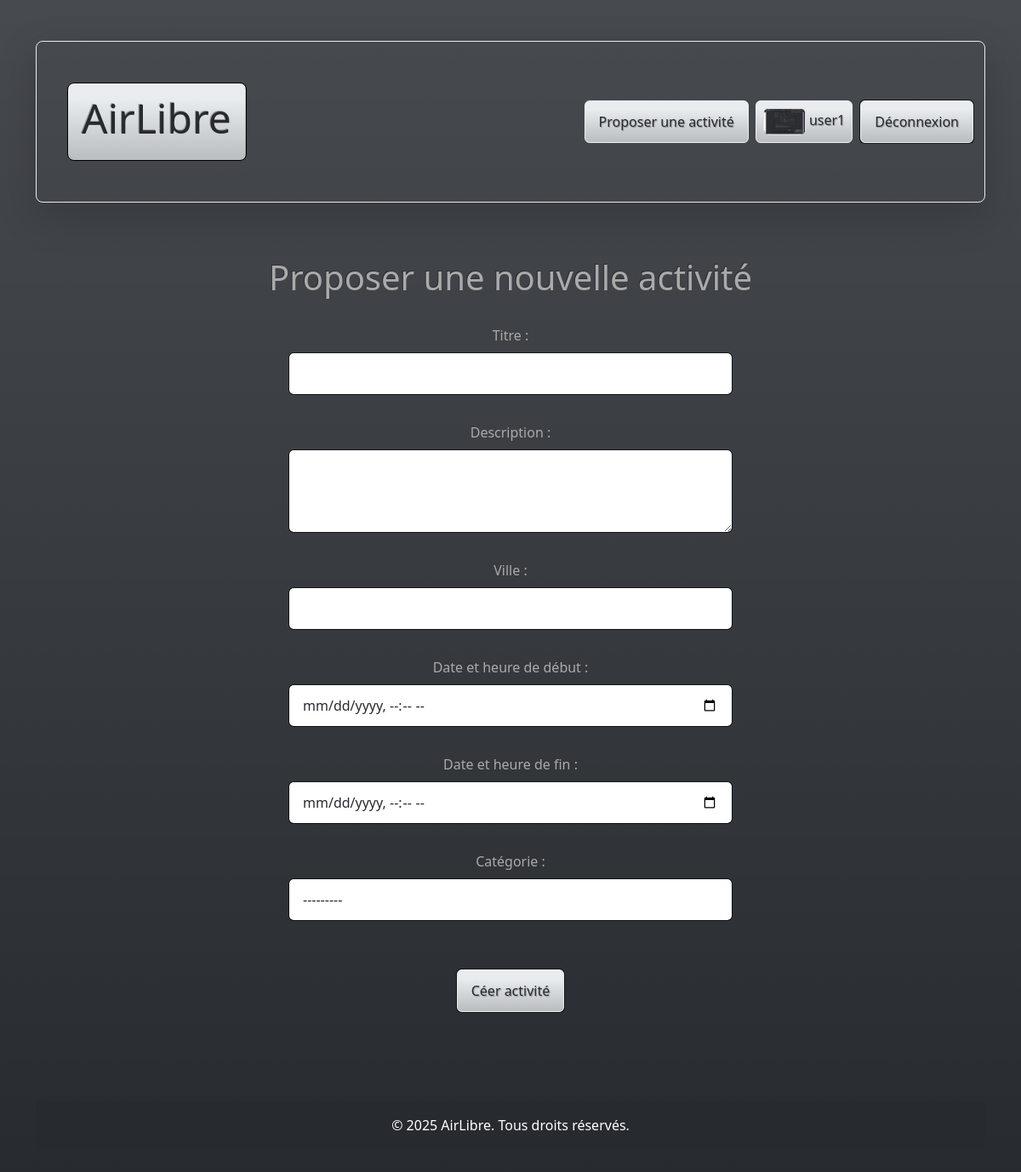
/activity/new/ (signed in), run on the app's committed database.
### activities/models.py (models this page shows, shortened)
class User(AbstractUser):
    avatar = models.ImageField(upload_to='avatar/', blank=True)
    bio = models.TextField(max_length=500, blank=True)
    class Meta:
        verbose_name = "Utilisateur"
        verbose_name_plural = "Utilisateurs"
        ordering = ["username"]

### activities/views.py (the view)
# urls.py: path("activity/new/", views.new_activity, name="new_activity"),
@login_required
def new_activity(request):
    if request.method == "POST":
        form = NewActivityForm(request.POST)
        if form.is_valid():
            activite = form.save(commit=False)
            activite.proposer = request.user
            activite.save()
            form.save()
            messages.add_message(
                request, messages.SUCCESS, "Activité créée avec succès!"
            )
            return redirect("index")
    else:
        form = NewActivityForm()
    return render(request, "activities/new_activity.html", {"form": form})

### activities/forms.py
class NewActivityForm(forms.ModelForm):
    class Meta:
        model = Activity
        fields = [
            "title",
            "description",
            "location_city",
            "start_time",
            "end_time",
            "category",
        ]
        widgets = {
            "title": forms.TextInput(attrs={"class": "form-control"}),
            "description": forms.Textarea(attrs={"class": "form-control", "rows": 3}),
            "location_city": forms.TextInput(attrs={"class": "form-control"}),
            "start_time": forms.DateTimeInput(
                attrs={"type": "datetime-local", "class": "form-control"}
            ),
            "end_time": forms.DateTimeInput(
                attrs={"type": "datetime-local", "class": "form-control"}
            ),
            "category": forms.Select(attrs={"class": "form-control"}),
        }

### activities/models.py (called while the page is built)
    def __str__(self):
        return f"{self.name}"

### activities/templates/activities/new_activity.html (shortened to what this page needs)
{% extends "activities/base.html" %}
{% block content %}
<h1 class="mt-4 mb-4">Proposer une nouvelle activité</h1>
<form method="post" class="mx-auto row w-50" novalidate>
    {% for field in form %}
    <div class="mb-3">
        {{ field.label_tag }}
        {{ field }}
    </div>
    {% endfor %}
<div>
    <button type="submit" class="p-0 mb-4 mt-4"><a class="btn btn-light text-dark border border-light">Céer activité</a></button>
</div>
</form>
{% endblock %}

### activities/templates/activities/base.html (shortened to what this page needs)
{% load static %}
<!DOCTYPE html>
<html lang="fr">
<head>
  <link rel="stylesheet" href="{% static 'activities/css/styles.css' %}" />
</head>
<body class="bg-gradient">
  <header>
    <nav class="navbar navbar-expand-lg navbar-dark border-bottom border-light rounded-3 shadow-lg pt-5 mb-4">
      <div class="container-fluid d-flex align-items-center">
        <div class="border border-black btn-light rounded-3 ms-4">
          <a class="navbar-brand d-flex align-items-center text-dark" href="/">
            <h1>AirLibre</h1>
          </a>
        </div>
        <div class="collapse navbar-collapse justify-content-end" id="navbarTogglerD">
          {% if user.is_authenticated %}
          <div>
            <a href="{% url 'new_activity' %}" class="btn btn-light text-dark me-2 border border-light" role="button">Proposer une
              activité</a>
          </div>
          <div>
            <a href="{% url 'profile' %}?username={{ user.username }}" class="btn btn-light text-dark p-2 me-2 border border-light"
              role="button">
              {% if user.avatar %}
              <img src="{{ user.avatar.url }}" alt="Avatar de {{ user.username }}" width="50" height="50"
                class="img-thumbnail p-0">
              {% else %}
              <img src="/media/images/user.png" alt="Avatar par défaut" width="50" height="50"
                class="img-thumbnail m-0 p-0">
              {% endif %}
              {{ user.username }}
            </a>
          </div>
          <div>
          <form method="post" action="{% url 'logout' %}">
            <button type="submit" class="p-0"><a class="btn btn-light text-dark border border-light">Déconnexion</a></button>
          </form>
          </div>
          {% endif %}
        </div>
      </div>
    </nav>
  </header>
  <main class="container text-center justify-content-center">
    {% block content %}
    {% endblock %}
  </main>
  <footer>
    <div class="bg-dark text-center text-white p-3 mt-4">
      &copy; 2025 AirLibre. Tous droits réservés.
    </div>
  </footer>
</body>
</html>

### data on the page
User: avatar (picture), username "user1"

### other printed values
{{ field.label_tag }} "Titre :" "Description :" "Ville :" "Date et heure de début :" "Date et heure de fin :" "Catégorie :"
